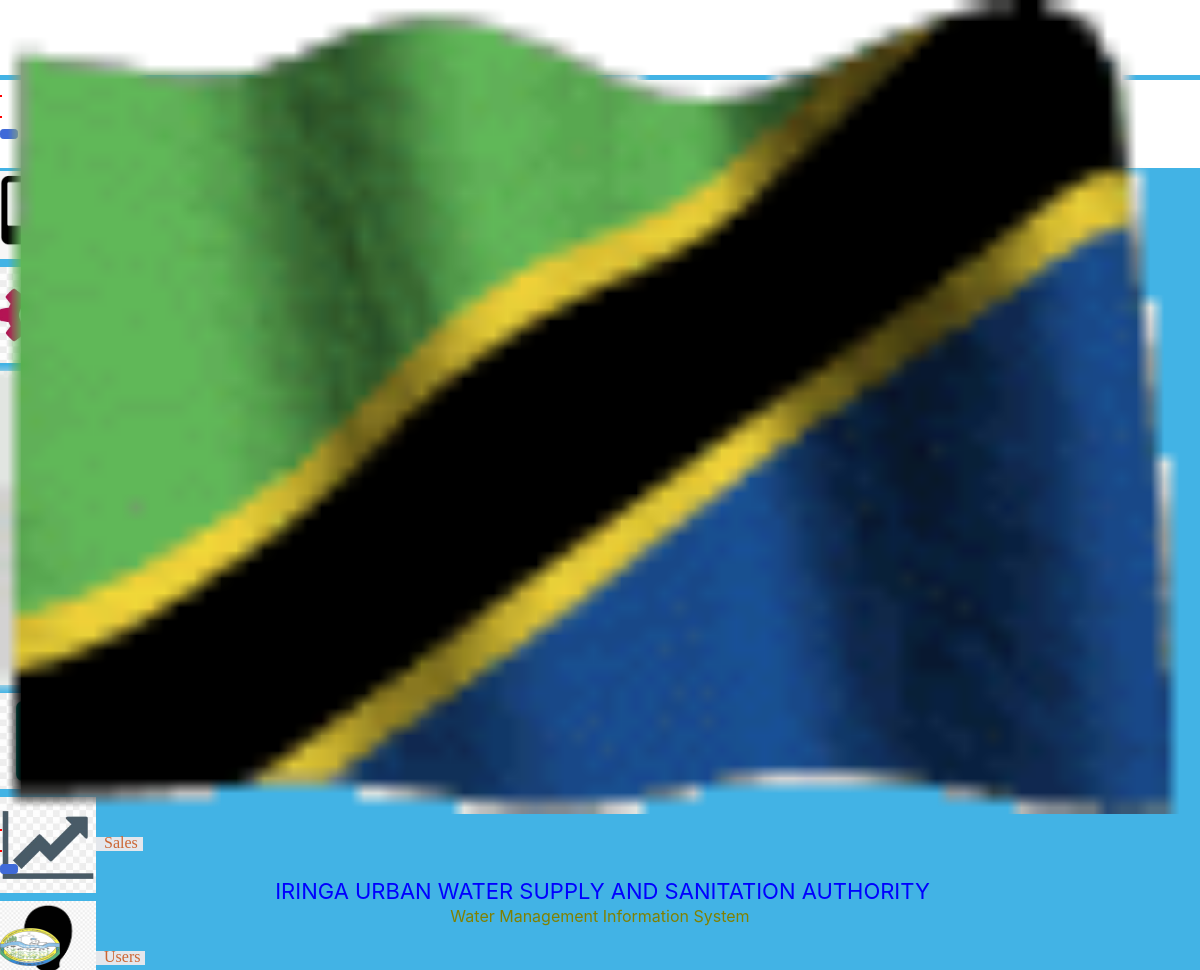
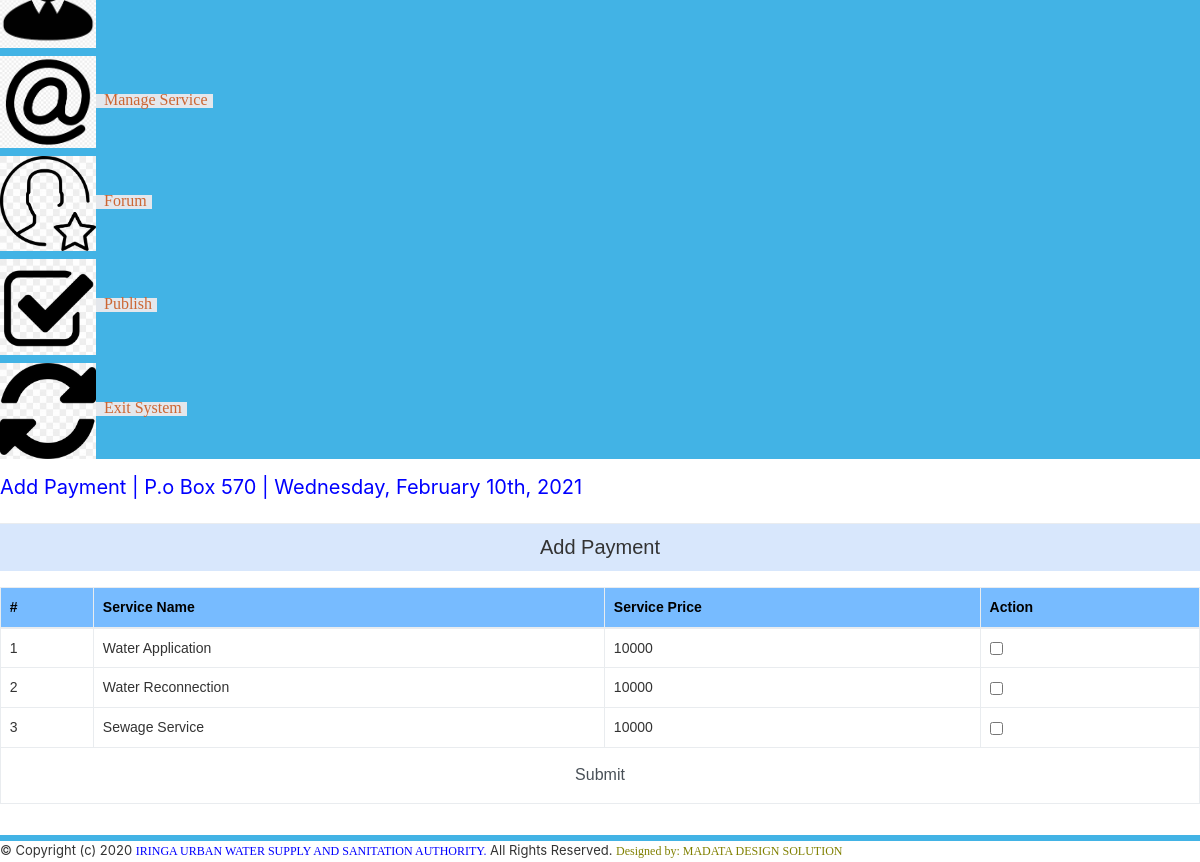
The page /admin/add_payment.php (signed in) on the database its author committed (2 pictures, top to bottom).
### tables this page shows
CREATE TABLE `tblservices` (
  `ID` int(10) NOT NULL,
  `ServiceName` varchar(200) DEFAULT NULL,
  `Cost` int(10) DEFAULT NULL,
  `CreationDate` timestamp NULL DEFAULT current_timestamp()
);

### admin/add_payment.php (the view, shortened to what this page needs)
<?php
include('includes/dbconnection.php');
if(strlen($_SESSION['login'])==0)
{
header('location:index.php');
}
else {
?>
<!doctype html>
<html lang="en">
<head>
<head>
<link rel="stylesheet" href="css/style.css"type="text/css">
<link href="css/main-css.css"rel="stylesheet">
<link href="css/style.min.css" rel="stylesheet">
<link rel="stylesheet" href="css/util-css.css"type="text/css">
<link href="css/bootstrap.css"rel="stylesheet">
<link rel="stylesheet" href="css/style_main.css"type="text/css">
<link rel="stylesheet" href="css/global.css"type="text/css">
<link rel="stylesheet" href="css/table.css"type="text/css">
<link rel="stylesheet" href="css/main-min.css"type="text/css">
<link href="css/dataTable.bootstrap.css"rel="stylesheet">
<link href="css/min.css"rel="stylesheet" />
<link rel="stylesheet" type="text/css" href="css/dataTables.bootstrap4"/>
<link href="css/main.css" rel="stylesheet">
<link href="css/select.min.css"rel="stylesheet">
<link rel="stylesheet" href="css/jquery-ui.css">
<head>
</head>
</head>
<body id="style-6">
<div class="app-container app-theme-white body-tabs-shadow fixed-sidebar fixed-header">
<div class="app-header header-shadow header_banner" style=" height: 80px;">
<div class="app-header__logo">
<div class="">
<img src="img/3.gif" style="width:100%;">
</div>
<div class="header__pane ml-auto">
<div>
<button type="button" class="hamburger close-sidebar-btn hamburger--elastic" data-class="closed-sidebar">
</button>
</div>
</div>
</div>
<div class="app-header__mobile-menu">
<div>
<button type="button" class="hamburger hamburger--elastic mobile-toggle-nav">
</button>
</div>
</div>
<div class="app-header__menu">
<span>
<button type="button" class="btn-icon btn-icon-only btn btn-primary btn-sm mobile-toggle-header-nav">
</button>
</span>
</div>
<div class="app-header__content">
<div class="app-header-left" style="width: 100%; text-align: center;display: block;">
<h3 style="padding-bottom: 0px; margin-bottom: 0px; font-size:22px;color:blue;">IRINGA URBAN WATER SUPPLY AND SANITATION AUTHORITY</h3>
<span style="color:olive; font-size:16px;">Water Management Information System</span>
</div>
<div class="app-header-right">
<div class="header-btn-lg pr-0">
<div class="widget-content p-0">
<div class="widget-content-wrapper">
<div class="widget-content-left">
<div class="btn-group">
<a aria-expanded="false"><img src="img/2.png" class="rounded-circle" width="60"></a>
</div>
</div>
</div>
</div>
</div>
</div></div>
</div>
<div class="app-main" id="style-6"><div class="app-sidebar sidebar-shadow">
<div class="app-header__logo">
<div class="header__pane ml-auto">
<div>
</div>
</div>
</div>
<div class="app-header__mobile-menu">
<div>
</div>
</div>
<div class="app-header__menu"><span>
<button type="button" class="btn-icon btn-icon-only btn btn-primary btn-sm mobile-toggle-header-nav">
</button>
</span>
</div>
<div class="scrollbar-sidebar"style="background: #42B3E5;">
<div class="app-sidebar__inner">
<ul class="vertical-nav-menu">
<li style="margin-top: 25px;" >
<a href="dashboard.php" class="card" style="background-color: #E4E7EC">
<span style="font-size:16px;padding:5px;">Dashboard</span>
</a>
</li>
<li style="margin-top: 5px; font-size: 12px;">
<a href="add_service.php" class="card" style="background-color: #E4E7EC">
<span style="font-size:16px;padding:5px;">Service <span style="float: right"></span>
</a>
</li>
<li style="margin-top: 5px; font-size: 12px;">
<a href="customer_list.php" class="card" style="background-color: #E4E7EC">
<span style="font-size:16px;padding:5px;">Invoice <span style="float: right"></span>
</a>
</li>
<li style="margin-top: 5px; font-size: 12px;">
<a href="search_invoice.php" class="card" style="background-color: #E4E7EC">
<span style="font-size:16px;padding:5px;">Search Invoice  <span style="float: right"></span>
</a>
</li>
<li style="margin-top: 5px; font-size: 12px;">
<a href="search_reference.php" class="card" style="background-color: #E4E7EC">
<span style="font-size:16px;padding:5px;">Search Reference  <span style="float: right"></span>
</a>
</li>
<li style="margin-top: 5px; font-size: 12px;">
<a href="daily_report.php" class="card" style="background-color: #E4E7EC">
<span style="font-size:16px;padding:5px;">Report <span style="float: right"></span>
</a>
</li>
<li style="margin-top: 5px; font-size: 12px;">
<a href="sale_report.php" class="card" style="background-color: #E4E7EC">
<img src="fonts/9.jpg" width="8%">
<span style="font-size:16px;padding:5px;">Sales <span style="float: right"></span>
</a>
</li>
<li style="margin-top: 5px; font-size: 12px;">
<a href="user_account.php" class="card" style="background-color: #E4E7EC">
<span style="font-size:16px;padding:5px;">Users <span style="float: right"></span>
</a>
</li>
<li style="margin-top: 5px; font-size: 12px;">
<a href="manage_service.php" class="card" style="background-color: #E4E7EC">
<img src="fonts/26.png" width="8%">
<span style="font-size:16px;padding:5px;">Manage Service <span style="float: right"></span>
</a>
</li>
<li style="margin-top: 5px; font-size: 12px;">
<a href="water_forum.php" class="card" style="background-color: #E4E7EC">
<img src="fonts/5.jpg" width="8%">
<span style="font-size:16px;padding:5px;">Forum <span style="float: right"></span>
</a>
</li>
<li style="margin-top: 5px; font-size: 12px;">
<a href="news.php" class="card" style="background-color: #E4E7EC">
<img src="fonts/2.jpg" width="8%">
<span style="font-size:16px;padding:5px;">Publish <span style="float: right"></span>
</a>
</li>
<li style="margin-top: 5px; font-size: 12px;">
<a href="index.php" class="card" style="background-color: #E4E7EC">
<img src="fonts/11.jpg" width="8%">
<span style="font-size:16px;padding:5px;">Exit System<span style="float: right"></span>
</a>
</li>
</ul></div>
</div>
</div>
<div class="app-main__outer">
<div class="app-main__inner">
<div class="main-content">
<div class="app-page-title">
<div class="page-title-wrapper">
<div class="page-title-heading">
<div>
<div class="page-title-subheading">
<h5 style="font-size:20px; color:blue;">Add Payment | P.o Box 570 |
<?php
$date = new DateTime();
echo $date->format('l, F jS, Y');
?></h5>
</div>
</div>
</div>
</div>
</div>
<div class="mb-3 card card-shadow-info">
<div class="card-body">
<div class="tab-content">
<div class="tab-pane active" role="tabpanel">
<table class="table">
<tr class="form4">
<td colspan="3"align="center"style="font-size:20px;">Add Payment</td>
</tr>
</table>
<div class="row">
<div class="col-md-12">
<div class="panel panel-default">
<div class="panel-body">
<div class="table-responsive">
	<form method="post">
						<table class="table table-bordered"> <thead> <tr> <th>#</th> <th>Service Name</th> <th>Service Price</th> <th>Action</th> </tr> </thead> <tbody>
<?php
$ret=mysqli_query($con,"select *from  tblservices");
$cnt=1;
while ($row=mysqli_fetch_array($ret)) {
?>
 <tr>
<td scope="row"style="font-size: 14px;"><?php echo $cnt;?></td>
<td style="font-size: 14px;"><?php  echo $row['ServiceName'];?></td>
<td style="font-size: 14px;"><?php  echo $row['Cost'];?></td>
<td style="font-size: 14px;"><input type="checkbox" name="sids[]" value="<?php  echo $row['ID'];?>" ></td>
</tr>
<?php
$cnt=$cnt+1;
}?>
<tr>
<td colspan="4" align="center">
<button type="submit" name="submit" class="btn btn-default" style="font-size: 16px;">Submit</button>
</td>
</tr>
</tbody> </table>
</form>
</div></div></div></div></div>
</div>
</div>
</div>
</div>
</div></div>
<div class="app-wrapper-footer" style="border-top: 6px solid #42B3E5; margin-top: 15px;">
<div class="app-footer">
<div class="app-footer__inner">
<div class="app-footer-left"style="font-size:13px;">
© Copyright (c) 2020 <a href=""style="color:blue;">IRINGA URBAN WATER SUPPLY AND SANITATION AUTHORITY.</a> All Rights Reserved. <a href=""style="color:olive;"> Designed by: MADATA DESIGN SOLUTION</a>
</div>
</div>
</div>
</div>
</div>
</body>
</html>
<?php } ?>

### admin/css/main-css.css (style rules this page uses)
* { margin: 0px; padding: 0px; box-sizing: border-box; }
body, html { height: 100%; font-family: Poppins-Regular, sans-serif; }
a { font-family: Poppins-Regular; font-size: 14px; line-height: 1.7; color: #666666; margin: 0px; transition: all 0.4s; -webkit-transition: all 0.4s; -o-transition: all 0.4s; -moz-transition: all 0.4s; }
h1,h2,h3,h4,h5,h6 { margin: 0px; }
ul, li { margin: 0px; list-style-type: none; }
input { outline: none; border: none; }
button { outline: none !important; border: none; background: transparent; }

### admin/css/style_main.css (style rules this page uses)
BODY { font-family: Verdana, Arial, Helvetica, sans-serif; color: #000000; border: 0; scrollbar-face-color: #E0E0E0; scrollbar-shadow-color: #C0C0C0; scrollbar-highlight-color: #C0C0C0; scrollbar-3dlight-color: #C0C0C0; scrollbar-darkshadow-color: #C0C0C0; scrollbar-track-color: #E0E0E0; scrollbar-arrow-color: #000000; }
H3 { font-family: Verdana, Arial, Helvetica, sans-serif; font-size: 11px; font-weight: normal; color: #000000; margin-bottom: 5px; margin-left: 5px; }
FORM { margin-top: 0 }
TH { font-family: Verdana, Arial, Helvetica, sans-serif; font-size: 11px; font-weight: normal; color: #000000; background-color: #77BBFF; }
TD { font-family: Verdana, Arial, Helvetica, sans-serif; font-size: 11px; vertical-align: top; cursor: default; }
INPUT { border: #C0C0C0 1px solid; font-family: Verdana, Arial, Helvetica, sans-serif; font-size: 11px; vertical-align: middle; }
BUTTON { border: #ff0000 1px solid; font-family: Verdana, Arial, Helvetica, sans-serif; font-size: 8px; behavior: url(mouseover.htc); }
a { text-decoration: none; border: 0; font-size: 12px; color: #0033aa; }
.form4 { background-color: rgba(128, 179, 246, 0.31); }

### admin/css/global.css (style rules this page uses)
html body { color:#333333 }
html>body { color:#333333 }
a:link { color: #CC6633; }
ul { list-style: none; }
ul li { padding-top:3px; }
input { padding:3px; color:#333333; border:1px solid #96A6C5; margin-top:2px; font-size:14px; }
H3 { font-family: Verdana, Arial, Helvetica, sans-serif; font-size: 16px; font-weight: normal; color: #000000; margin-bottom: 5px; margin-left: 5px; }
TH { font-family: Verdana, Arial, Helvetica, sans-serif; font-size: 14px; font-weight: bold; color: #000000; background-color: #77BBFF; }

### admin/add_payment.php (style rules this page uses)
.app-footer-left { display: block !important; }
.header_banner { border-bottom: 5px solid #42B3E5; position: relative; }
.app-page-title { padding: 8px 30px 8px 30px; margin: -8px -30px 8px; position: relative; }
.form4 { background-color: rgba(128, 179, 246, 0.31); }
td { font-family: Verdana, Arial, Helvetica, sans-serif;font-size: 11px;vertical-align: top;cursor: default; }
a:link { color: #CC6633; }

### rows shown on the page
tblservices: ServiceName "Water Application", Cost "10000"
tblservices: ServiceName "Water Reconnection", Cost "10000"
tblservices: ServiceName "Sewage Service", Cost "10000"
